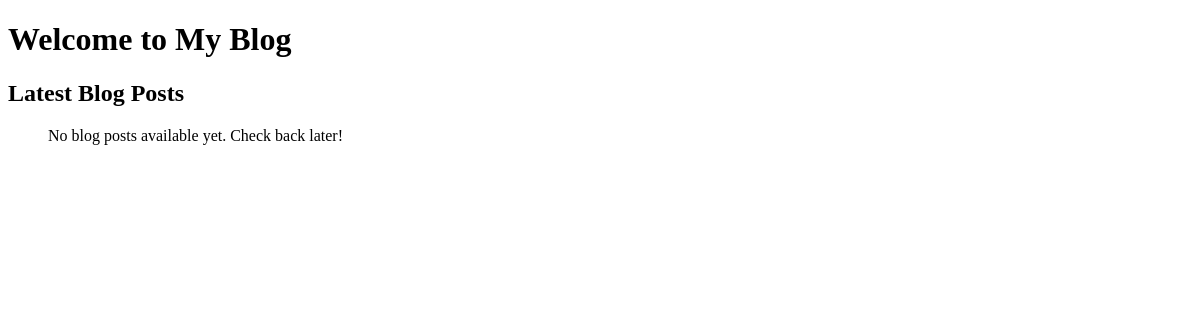
/, run on an earlier commit of the app's database.
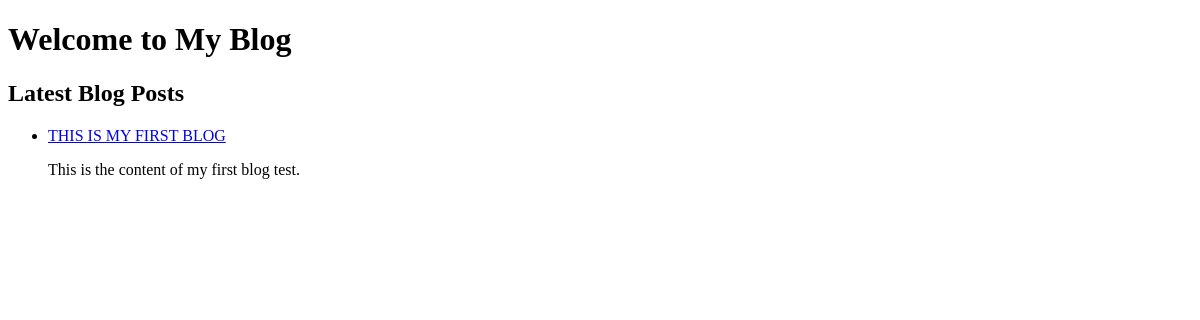
And on a later commit of the database.
### my_blog/models.py (models this page shows, shortened)
class BlogPost(models.Model):
    title = models.CharField(max_length=200)
    content = models.TextField()
    author = models.ForeignKey(User, on_delete=models.CASCADE)
    created_at = models.DateTimeField(auto_now_add=True)
    updated_at = models.DateTimeField(auto_now=True)

### my_blog/views.py (the view)
# urls.py: 2. Add a URL to urlpatterns:  path('', views.home, name='home')
def home(request):
    blog_posts = BlogPost.objects.all().order_by('-created_at')
    return render(request, 'home.html', {'blog_posts': blog_posts})

### my_blog/templates/home.html (shortened to what this page needs)
<!DOCTYPE html>
<html lang="en">
<head>
</head>
<body>
    <h1>Welcome to My Blog</h1>
    <h2>Latest Blog Posts</h2>
    <ul>
     {%for blog_post in blog_posts%}
        <li>
            <a href="{% url 'post_detail' blog_post.id%}">{{ blog_post.title }}</a>
            <p>{{blog_post.content}}</p>
        </li>
      {%empty%}
         <p>No blog posts available yet. Check back later!</p>
       {% endfor %}
    </ul>
</body>
</html>

What changed in the data, as far as the page shows it:
added BlogPost: title "THIS IS MY FIRST BLOG", content "This is the content of my first blog test."
Also different on the page:
text no longer shown: "No blog posts available yet. Check back later!"
